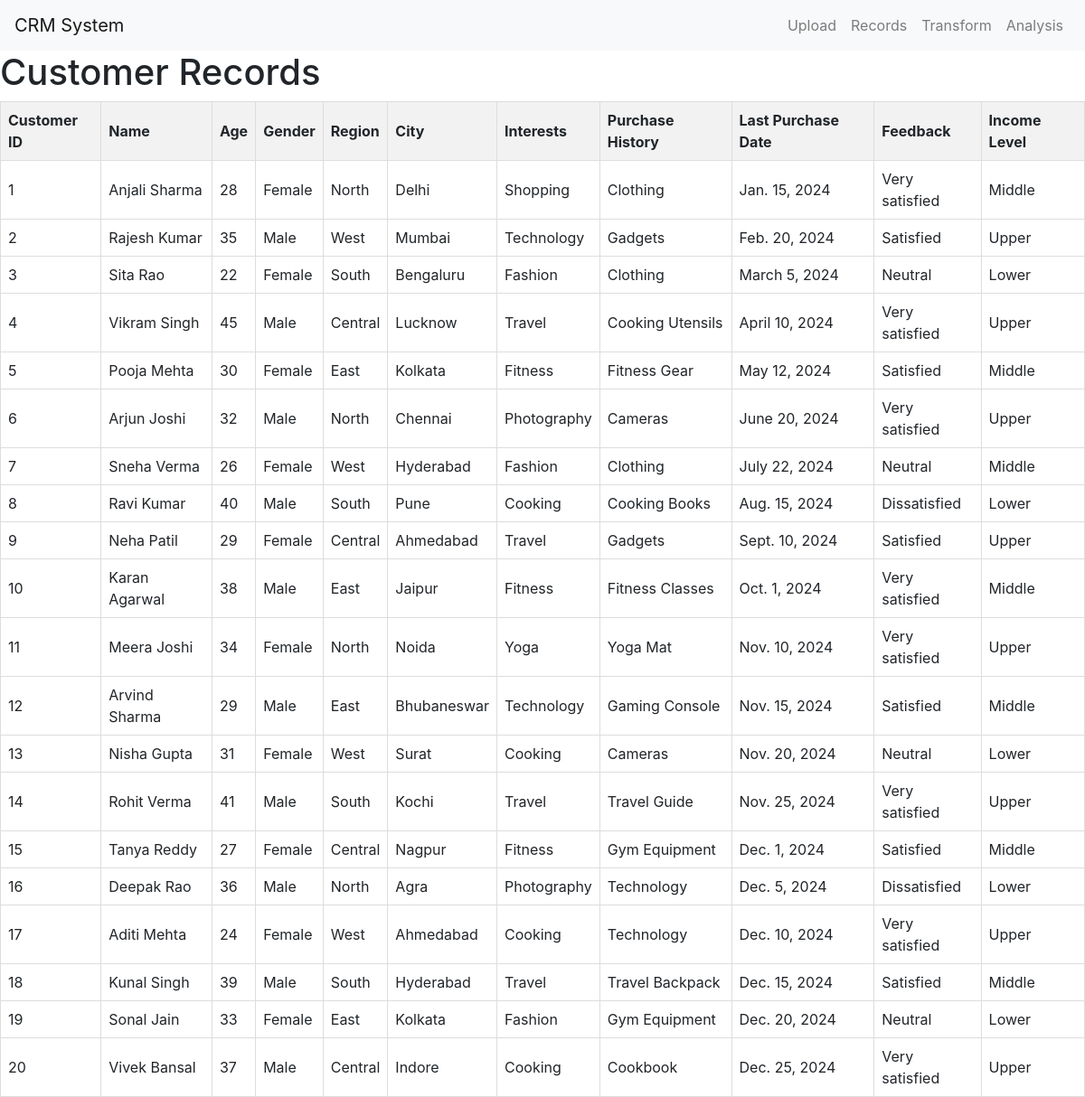
/data/records/, run on the app's committed database.
### dataupload/models.py (models this page shows, shortened)
class JSONData(models.Model):
    CustomerID = models.CharField(max_length=50, unique=False, blank=False, default='unknown')
    Name = models.CharField(max_length=100, blank=False, default='unknown')
    Age = models.IntegerField(blank=True, null=True)  # Allows blank and null values
    Gender = models.CharField(max_length=10, blank=True, default='Not specified')  # Consider using choices for better validation
    Region = models.CharField(max_length=100, blank=True, default='Not specified')
    City = models.CharField(max_length=100, blank=True, default='Not specified')
    Interests = models.TextField(blank=True, default='')  # Allows blank but has a default empty string
    Purchase_History = models.JSONField(blank=True, default=dict)  # Default to an empty dictionary
    Last_Purchase_Date = models.DateField(blank=True, null=True)  # Allows blank and null values
    Feedback = models.TextField(blank=True, default='')  # Allows blank but has a default empty string
    Income_Level = models.CharField(max_length=50, blank=True, default='Not specified')

### dataupload/views.py (the view)
# urls.py: path('records/', views.records_view, name='records'),
def records_view(request):
    records = JSONData.objects.all()  # Fetch all records from the database
    return render(request, 'records.html', {'records': records})

### templates/records.html (shortened to what this page needs)
<!DOCTYPE html>
<html lang="en">
<head>
            <link rel="stylesheet" href="https://maxcdn.bootstrapcdn.com/bootstrap/4.5.2/css/bootstrap.min.css">
</head>
<body>
<nav class="navbar navbar-expand-lg navbar-light bg-light">
    <a class="navbar-brand" href="{% url 'home' %}">CRM System</a>
    <div class="collapse navbar-collapse" id="navbarNav">
        <ul class="navbar-nav ml-auto">
            <li class="nav-item">
                <a class="nav-link" href="{% url 'upload_json' %}">Upload</a>
            </li>
            <li class="nav-item">
                <a class="nav-link" href="{% url 'records' %}">Records</a>
            </li>
            <li class="nav-item">
                <a class="nav-link" href="{% url 'transformdata' %}">Transform</a>
            </li>
            <li class="nav-item">
                <a class="nav-link" href="">Analysis</a>
            </li>
        </ul>
    </div>
</nav>
    <h1>Customer Records</h1>
    <table>
        <thead>
            <tr>
                <th>Customer ID</th>
                <th>Name</th>
                <th>Age</th>
                <th>Gender</th>
                <th>Region</th>
                <th>City</th>
                <th>Interests</th>
                <th>Purchase History</th>
                <th>Last Purchase Date</th>
                <th>Feedback</th>
                <th>Income Level</th>
            </tr>
        </thead>
        <tbody>
            {% for record in records %}
            <tr>
                <td>{{ record.CustomerID }}</td>
                <td>{{ record.Name }}</td>
                <td>{{ record.Age }}</td>
                <td>{{ record.Gender }}</td>
                <td>{{ record.Region }}</td>
                <td>{{ record.City }}</td>
                <td>{{ record.Interests }}</td>
                <td>{{ record.Purchase_History }}</td>
                <td>{{ record.Last_Purchase_Date }}</td>
                <td>{{ record.Feedback }}</td>
                <td>{{ record.Income_Level }}</td>
            </tr>
            {% empty %}
            <tr>
                <td colspan="11">No records found.</td>
            </tr>
            {% endfor %}
        </tbody>
    </table>
</body>
</html>

### templates/records.html (style rules this page uses)
table { width: 100%; border-collapse: collapse; }
th, td { border: 1px solid #ddd; padding: 8px; text-align: left; }
th { background-color: #f2f2f2; }

### data on the page
JSONData: CustomerID "1", Name "Anjali Sharma", Age "28", Gender "Female", Region "North", City "Delhi", Interests "Shopping", Purchase_History "Clothing", Last_Purchase_Date "Jan. 15, 2024", Feedback "Very satisfied", Income_Level "Middle"
JSONData: CustomerID "2", Name "Rajesh Kumar", Age "35", Gender "Male", Region "West", City "Mumbai", Interests "Technology", Purchase_History "Gadgets", Last_Purchase_Date "Feb. 20, 2024", Feedback "Satisfied", Income_Level "Upper"
JSONData: CustomerID "3", Name "Sita Rao", Age "22", Gender "Female", Region "South", City "Bengaluru", Interests "Fashion", Purchase_History "Clothing", Last_Purchase_Date "March 5, 2024", Feedback "Neutral", Income_Level "Lower"
JSONData: CustomerID "4", Name "Vikram Singh", Age "45", Gender "Male", Region "Central", City "Lucknow", Interests "Travel", Purchase_History "Cooking Utensils", Last_Purchase_Date "April 10, 2024", Feedback "Very satisfied", Income_Level "Upper"
JSONData: CustomerID "5", Name "Pooja Mehta", Age "30", Gender "Female", Region "East", City "Kolkata", Interests "Fitness", Purchase_History "Fitness Gear", Last_Purchase_Date "May 12, 2024", Feedback "Satisfied", Income_Level "Middle"
JSONData: CustomerID "6", Name "Arjun Joshi", Age "32", Gender "Male", Region "North", City "Chennai", Interests "Photography", Purchase_History "Cameras", Last_Purchase_Date "June 20, 2024", Feedback "Very satisfied", Income_Level "Upper"
JSONData: CustomerID "7", Name "Sneha Verma", Age "26", Gender "Female", Region "West", City "Hyderabad", Interests "Fashion", Purchase_History "Clothing", Last_Purchase_Date "July 22, 2024", Feedback "Neutral", Income_Level "Middle"
JSONData: CustomerID "8", Name "Ravi Kumar", Age "40", Gender "Male", Region "South", City "Pune", Interests "Cooking", Purchase_History "Cooking Books", Last_Purchase_Date "Aug. 15, 2024", Feedback "Dissatisfied", Income_Level "Lower"
JSONData: CustomerID "9", Name "Neha Patil", Age "29", Gender "Female", Region "Central", City "Ahmedabad", Interests "Travel", Purchase_History "Gadgets", Last_Purchase_Date "Sept. 10, 2024", Feedback "Satisfied", Income_Level "Upper"
JSONData: CustomerID "10", Name "Karan Agarwal", Age "38", Gender "Male", Region "East", City "Jaipur", Interests "Fitness", Purchase_History "Fitness Classes", Last_Purchase_Date "Oct. 1, 2024", Feedback "Very satisfied", Income_Level "Middle"
JSONData: CustomerID "11", Name "Meera Joshi", Age "34", Gender "Female", Region "North", City "Noida", Interests "Yoga", Purchase_History "Yoga Mat", Last_Purchase_Date "Nov. 10, 2024", Feedback "Very satisfied", Income_Level "Upper"
JSONData: CustomerID "12", Name "Arvind Sharma", Age "29", Gender "Male", Region "East", City "Bhubaneswar", Interests "Technology", Purchase_History "Gaming Console", Last_Purchase_Date "Nov. 15, 2024", Feedback "Satisfied", Income_Level "Middle"
JSONData: CustomerID "13", Name "Nisha Gupta", Age "31", Gender "Female", Region "West", City "Surat", Interests "Cooking", Purchase_History "Cameras", Last_Purchase_Date "Nov. 20, 2024", Feedback "Neutral", Income_Level "Lower"
JSONData: CustomerID "14", Name "Rohit Verma", Age "41", Gender "Male", Region "South", City "Kochi", Interests "Travel", Purchase_History "Travel Guide", Last_Purchase_Date "Nov. 25, 2024", Feedback "Very satisfied", Income_Level "Upper"
JSONData: CustomerID "15", Name "Tanya Reddy", Age "27", Gender "Female", Region "Central", City "Nagpur", Interests "Fitness", Purchase_History "Gym Equipment", Last_Purchase_Date "Dec. 1, 2024", Feedback "Satisfied", Income_Level "Middle"
JSONData: CustomerID "16", Name "Deepak Rao", Age "36", Gender "Male", Region "North", City "Agra", Interests "Photography", Purchase_History "Technology", Last_Purchase_Date "Dec. 5, 2024", Feedback "Dissatisfied", Income_Level "Lower"
JSONData: CustomerID "17", Name "Aditi Mehta", Age "24", Gender "Female", Region "West", City "Ahmedabad", Interests "Cooking", Purchase_History "Technology", Last_Purchase_Date "Dec. 10, 2024", Feedback "Very satisfied", Income_Level "Upper"
JSONData: CustomerID "18", Name "Kunal Singh", Age "39", Gender "Male", Region "South", City "Hyderabad", Interests "Travel", Purchase_History "Travel Backpack", Last_Purchase_Date "Dec. 15, 2024", Feedback "Satisfied", Income_Level "Middle"
JSONData: CustomerID "19", Name "Sonal Jain", Age "33", Gender "Female", Region "East", City "Kolkata", Interests "Fashion", Purchase_History "Gym Equipment", Last_Purchase_Date "Dec. 20, 2024", Feedback "Neutral", Income_Level "Lower"
JSONData: CustomerID "20", Name "Vivek Bansal", Age "37", Gender "Male", Region "Central", City "Indore", Interests "Cooking", Purchase_History "Cookbook", Last_Purchase_Date "Dec. 25, 2024", Feedback "Very satisfied", Income_Level "Upper"
